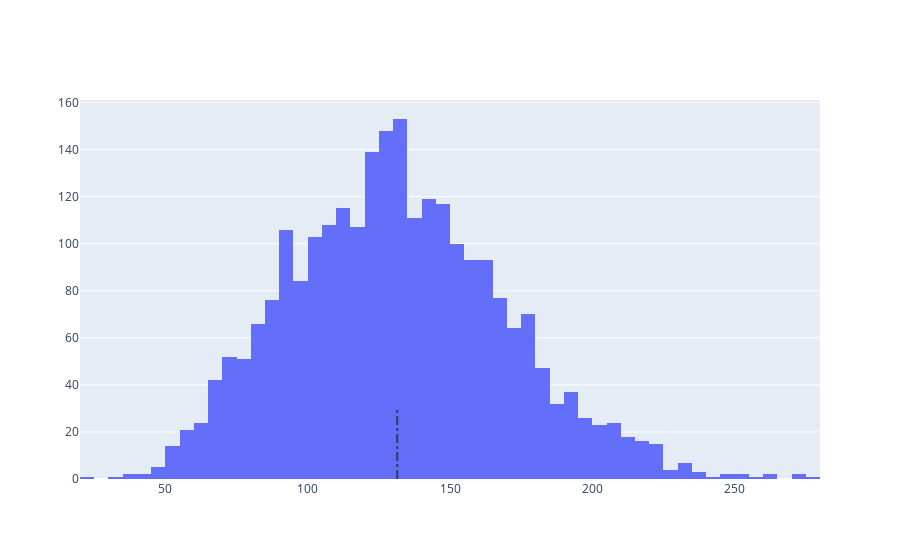

This figure's notebook cell:
### Markdown cell above
Lets see the distributions first

### Code cell
# Average rating of apps
avg_so = so_df["so"].mean(skipna=True)
print('Average app rating = ', avg_so)

# Distribution of apps according to their ratings
data = [go.Histogram(
        x = so_df['so']
)]

# Vertical dashed line to indicate the average app rating
layout = {'shapes': [{
              'type' :'line',
              'x0': avg_so,
              'y0': 0,
              'x1': avg_so,
              'y1': 30,
              'line': { 'dash': 'dashdot'}
          }]
          }

plotly.offline.iplot({'data': data, 'layout': layout})

### Figure 1 — Plotly figure (JSON) as saved in the notebook; plotly's stock layout.template omitted (floating-point values rounded to 4 significant figures; data arrays with more than 128 entries replaced by an {"elided": "..."} marker saying what was removed)
{"data": [{"type": "histogram", "x": {"elided": "2527 float values"}}], "layout": {"shapes": [{"line": {"dash": "dashdot"}, "type": "line", "x0": 131.5, "x1": 131.5, "y0": 0, "y1": 30}]}}
